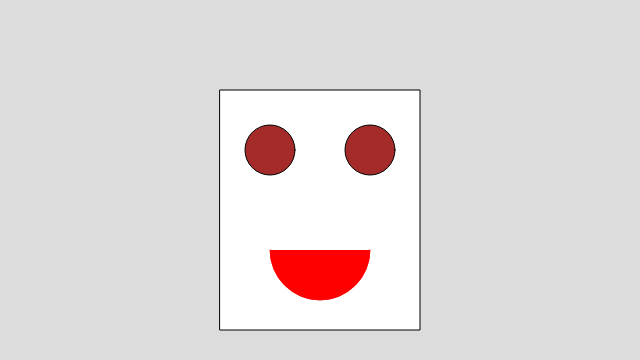
Frame 1 (no input)
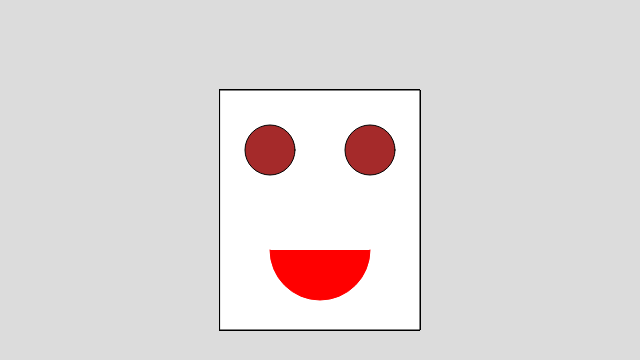
Frame 60 (no input)
Frame 120 (the mouse pressed at the canvas centre since frame 60): identical to frame 60, image omitted

The p5.js sketch that drew these frames (run headless with seeded random() and noise() and a simulated clock; from frame 60 on, the mouse is pressed at the canvas centre):

// p5.js sketch
// ── sketch.js
function setup() {
	createCanvas(640, 360);
    background(220);
}

function draw() {
    // fill("#FEB616")
	stroke('black');
    fill('nofill');
    rect (220, 90, 200, 240);
    
    //Left Eye
    fill('brown')
    ellipse(270, 150, 50);
    
    //Right Eye
    ellipse(370, 150, 50);
    
    //Mouth
    stroke("red");
    fill('red')
    arc(320, 250, 100, 100, 0, PI);
    
    

}
